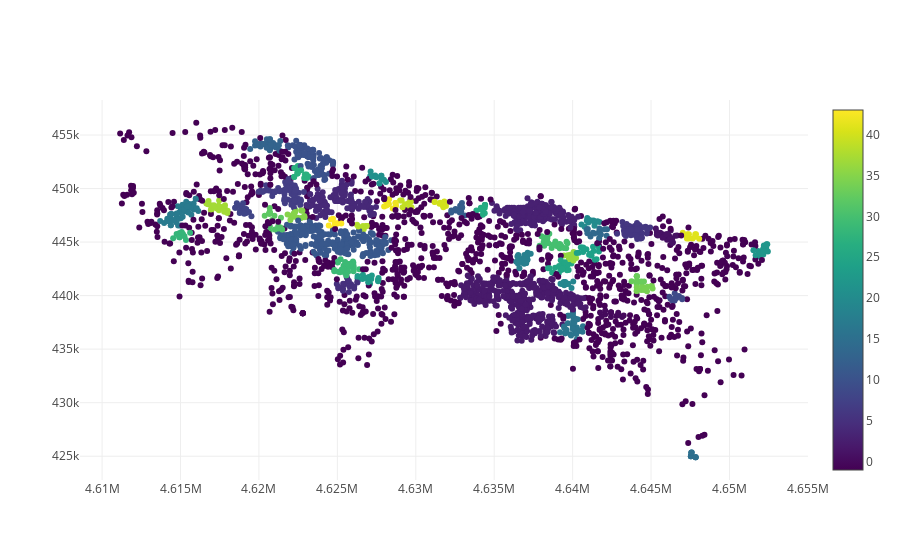

Notebook code for this chart:
### Code cell
trace1 = go.Scatter(
    x = chicagoCrimeNew['latUTM'],
    y = chicagoCrimeNew['lonUTM'],
    mode='markers',
    marker=dict(
        size='6',
        color = chicagoCrimeNew['clusterNo'], #set color equal to a variable
        colorscale='Viridis',
        showscale=True
    )
)
data = [trace1]

iplot(data)

### Figure 1 — Plotly figure (JSON) as saved in the notebook; plotly's stock layout.template omitted (floating-point values rounded to 4 significant figures; data arrays with more than 128 entries replaced by an {"elided": "..."} marker saying what was removed)
{"data": [{"marker": {"color": {"elided": "3000 int values"}, "colorscale": "Viridis", "showscale": true, "size": "6"}, "mode": "markers", "type": "scatter", "x": {"elided": "3000 float values"}, "y": {"elided": "3000 float values"}}], "layout": {}}
